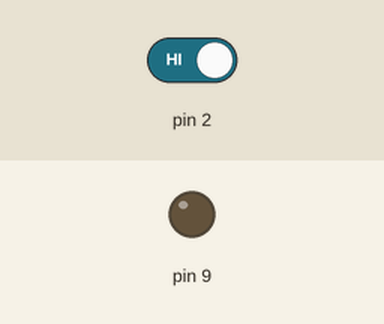
Recording of a sketch running on a simulated Arduino Uno, built with avr-gcc and run on an emulated ATmega328P. Parts: output pins drawn as LEDs (lit = HIGH). Inputs (shaded band) come from the test bench; at power-on: pin 2 HIGH.

Above: at 1.2 s.
1.3 s: pin 2 driven LOW
At 2.1 s:
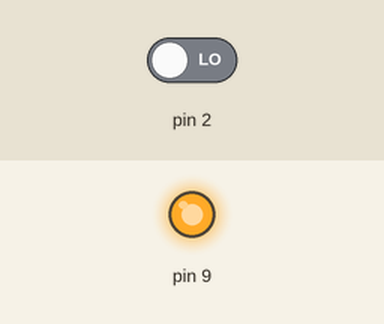
Timing chart, 0 to 4.3 s (numbered marks = the images above; inputs shaded):
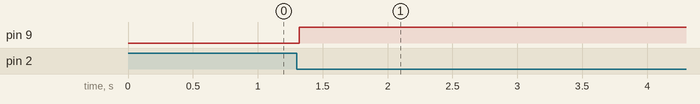

The sketch:

simpleButton.ino
```cpp
boolean lightOn = false;  // Remember if the light is on or off
int lastReading;          // Remember whtehr the button was pressed last time

void setup() {
  pinMode(9, OUTPUT);
  pinMode(2, INPUT);
}

void loop() {
  int reading = digitalRead(2);

  // Is the button pressed and was it NOT PRESSED last time?
  // (has there been a change?)
  if (reading == LOW && lastReading == HIGH) {
    // If the light is on, turn it off, and vice versa
    if (lightOn == true) {
      lightOn = false;
    } else {
      lightOn = true;
    }
  }

  //  Actually turn the light on or off
  if (lightOn == true) {
    digitalWrite(9, HIGH);
  } else {
    digitalWrite(9, LOW);
  }

  delay(30); // Debounce!

  // Remember the last reading so we can compare it next time
  lastReading = reading;
}
```

Measured:
- after the input at 1.3 s, pin 9: LOW → HIGH at once
